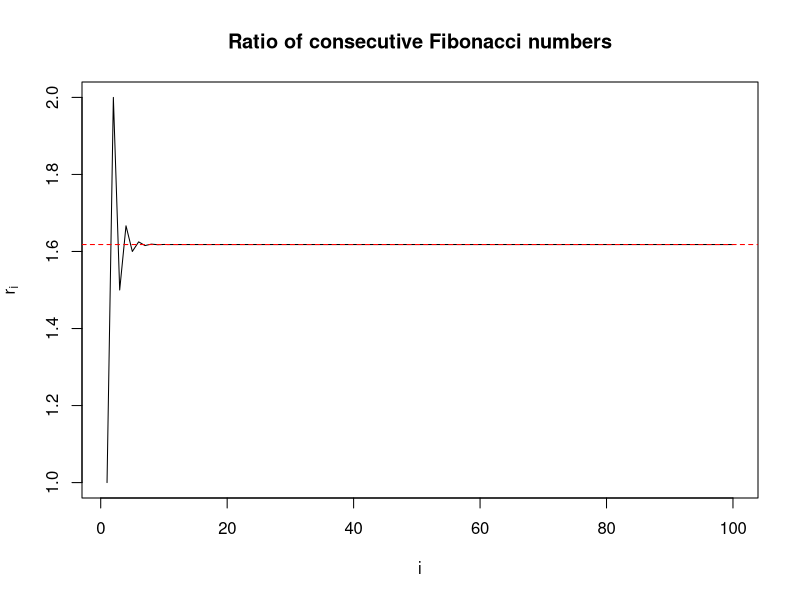
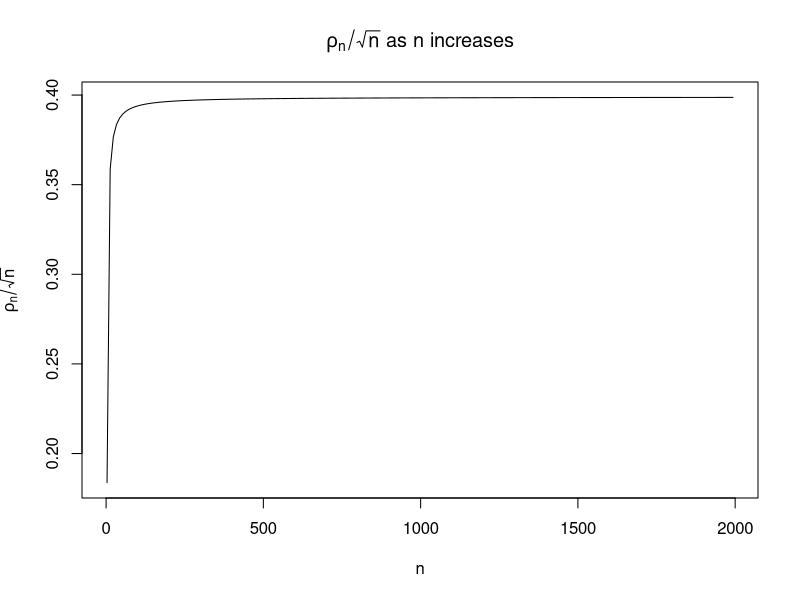
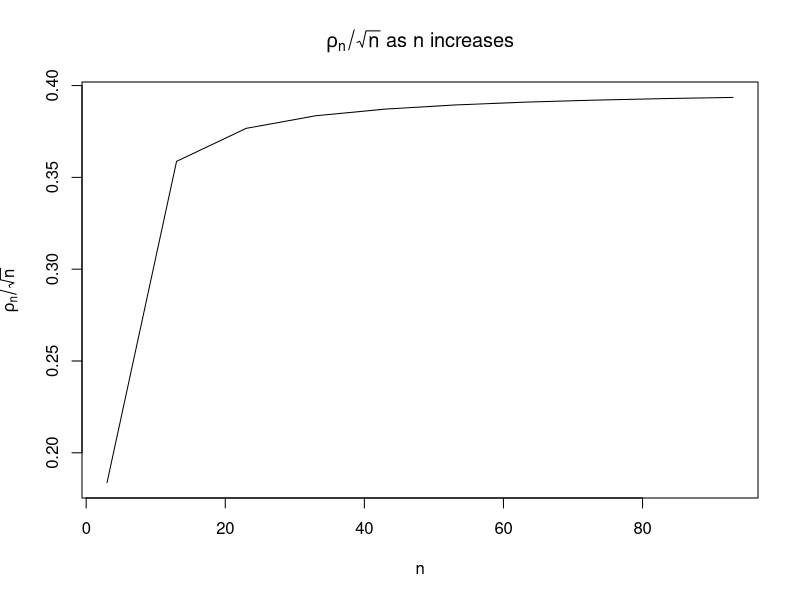
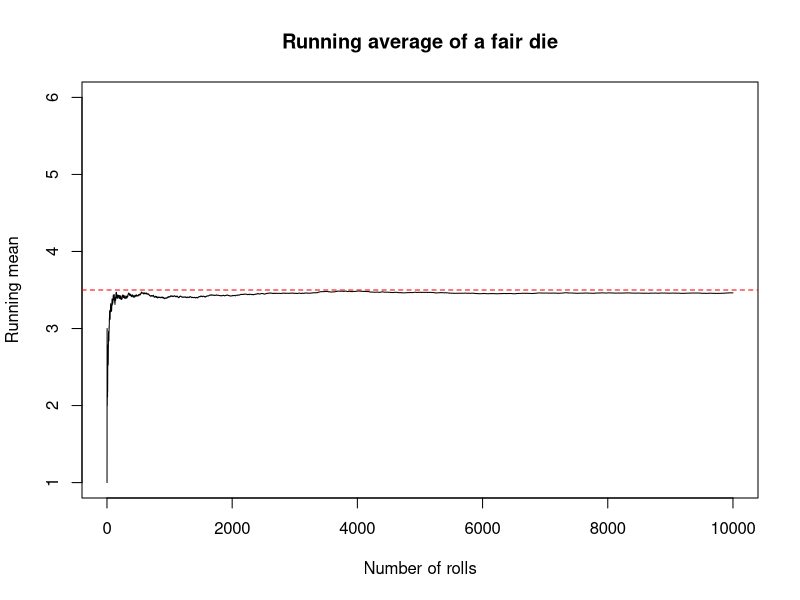
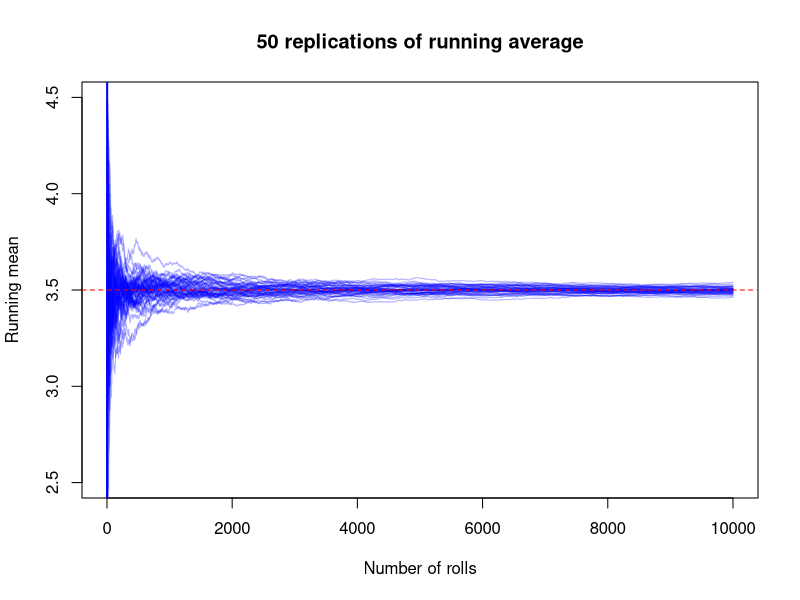
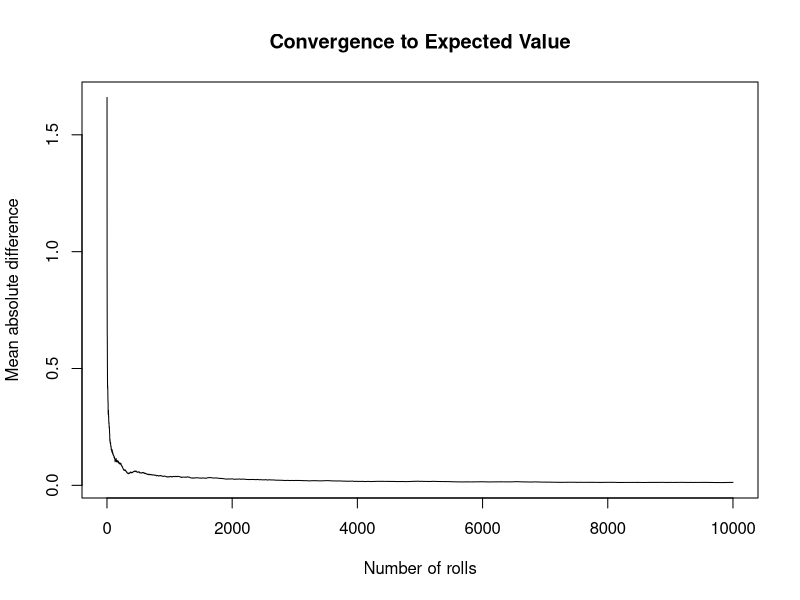
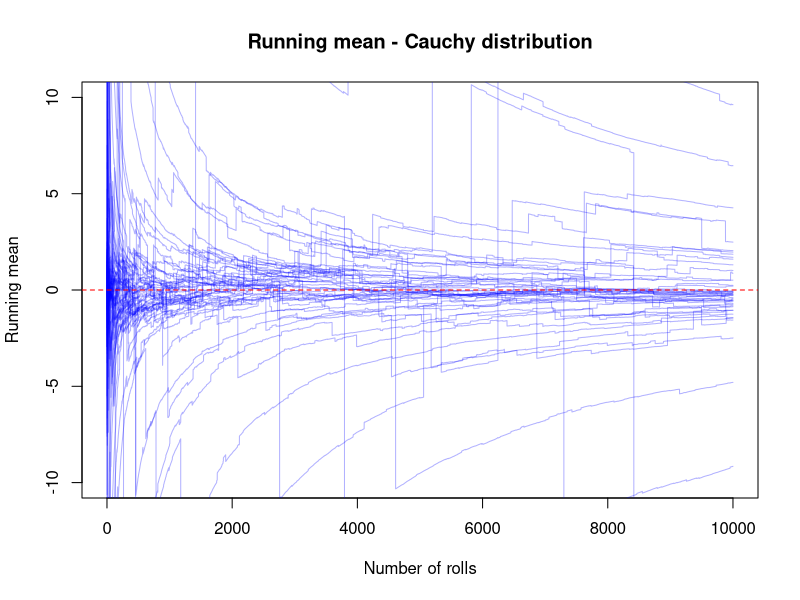
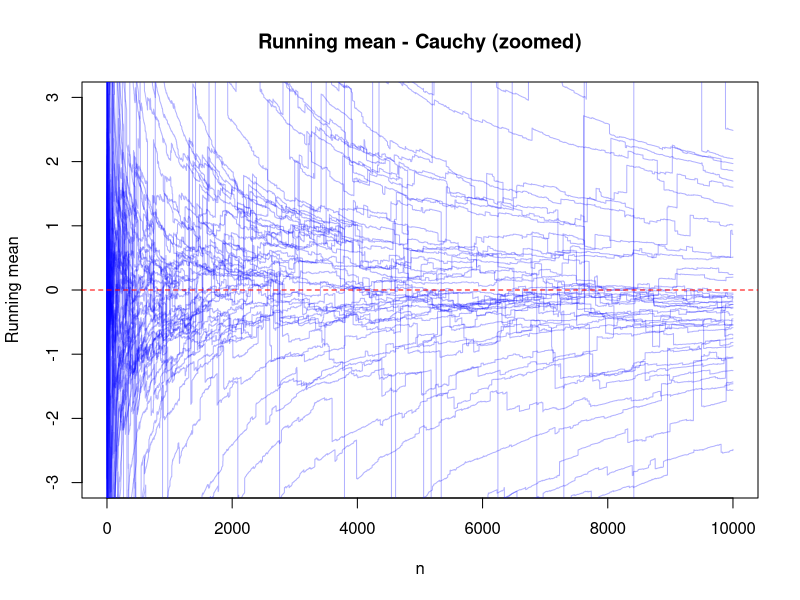

These charts were generated, in order, by the following R code:
## ---- chunk 1
knitr::opts_chunk$set(echo = TRUE)
## ---- chunk 2
# for version 
fibonacci_ratio_for <- function(n) {
  fib <- c(1, 1)
  if (n >= 2) {
    for (i in 3:(n + 1)) {
      fib[i] <- fib[i-1] + fib[i-2]
    }
  }
  ratios <- fib[2:(n+1)] / fib[1:n]
  return(ratios)
}

# while version
fibonacci_ratio_while <- function(n) {
  fib <- c(1, 1)
  i <- 3
  while (i <= n + 1) {
    fib[i] <- fib[i-1] + fib[i-2]
    i <- i + 1
  }
  ratios <- fib[2:(n+1)] / fib[1:n]
  return(ratios)
}
## ---- chunk 3
library(microbenchmark)

# Benchmark for n = 200
benchmark_200 <- microbenchmark(
  for_loop = fibonacci_ratio_for(200),
  while_loop = fibonacci_ratio_while(200),
  times = 100
)

print(benchmark_200)

# Benchmark for n = 2000
benchmark_2000 <- microbenchmark(
  for_loop = fibonacci_ratio_for(2000),
  while_loop = fibonacci_ratio_while(2000),
  times = 100
)

print(benchmark_2000)
## ---- chunk 4
# compute ratios for n=100
ratios_100 <- fibonacci_ratio_for(100)

# plot ratios
plot(ratios_100, type = "l",
     xlab = "i", ylab = expression(r[i]),
     main = "Ratio of consecutive Fibonacci numbers")

# mark convergence
abline(h = (1 + sqrt(5)) / 2, col = "red", lty = 2)
## ---- chunk 5
rho <- function(n) {
  gamma((n - 1) / 2) / (gamma(1 / 2) * gamma((n - 2) / 2))
}
## ---- chunk 6
rho(2000)
## ---- chunk 7
n_calculation_numerator <- function(n){
  result <- (gamma((n - 1)/2))
  print(result)
}

n_calculation_denominator <- function(n){
  result <- (gamma(1/2) * gamma((n-2)/2))
  print(result)
}

cat("Numerator result for n = 2000: \n")
n_calculation_numerator(2000)
cat("Denominator result for n = 2000: \n")
n_calculation_denominator(2000)
## ---- chunk 8
rho_stable <- function(n) {
  exp(lgamma((n - 1) / 2) - lgamma(1 / 2) - lgamma((n - 2) / 2))
}
rho_stable(2000)
## ---- chunk 9
n_vals <- seq(3, 2000, by = 10)
rho_vals <- sapply(n_vals, rho_stable)

plot(n_vals, rho_vals / sqrt(n_vals), type = "l",
     xlab = "n", ylab = expression(rho[n] / sqrt(n)),
     main = expression(rho[n] / sqrt(n) ~ "as n increases"))


n_vals <- seq(3, 100, by = 10)
rho_vals <- sapply(n_vals, rho_stable)

plot(n_vals, rho_vals / sqrt(n_vals), type = "l",
     xlab = "n", ylab = expression(rho[n] / sqrt(n)),
     main = expression(rho[n] / sqrt(n) ~ "as n increases"))

## ---- chunk 10
set.seed(42)
n <- 10000
rolls <- sample(1:6, n, replace = TRUE)
running_mean <- cumsum(rolls) / 1:n

plot(1:n, running_mean, type = "l",
     xlab = "Number of rolls", ylab = "Running mean",
     main = "Running average of a fair die",
     ylim = c(1, 6))
abline(h = 3.5, col = "red", lty = 2)
## ---- chunk 11
M <- 50
n <- 10000
paths <- matrix(NA, nrow = M, ncol = n)

for (m in 1:M) {
  rolls <- sample(1:6, n, replace = TRUE)
  paths[m, ] <- cumsum(rolls) / 1:n
}

plot(1:n, paths[1, ], type = "l", col = rgb(0,0,1,0.3),
     ylim = c(2.5, 4.5),
     xlab = "Number of rolls", ylab = "Running mean",
     main = "50 replications of running average")

# Add the remaining 49 paths
for (m in 2:M) {
  lines(1:n, paths[m, ], col = rgb(0,0,1,0.3))
}

abline(h = 3.5, col = "red", lty = 2)
## ---- chunk 12
abs_diff <- abs(paths - 3.5)
mean_abs_diff <- colMeans(abs_diff)

plot(1:ncol(paths), mean_abs_diff, type = "l",
     xlab = "Number of rolls", ylab = "Mean absolute difference",
     main = "Convergence to Expected Value")
## ---- chunk 13
set.seed(44)
epsilon <- 0.01
M <- 50
batch <- 100

n_current <- 0
proportion_outside <- 1
running_averages <- matrix(NA, nrow = M, ncol = batch)

while (proportion_outside >= 0.05) {
  n_current <- n_current + batch
  
  if (ncol(running_averages) < n_current) {
    running_averages <- cbind(running_averages, matrix(NA, nrow = M, ncol = batch))
  }
  
  for (m in 1:M) {
    new_rolls <- sample(1:6, batch, replace = TRUE)
    
    if (n_current == batch) {
      running_averages[m, 1:batch] <- cumsum(new_rolls) / (1:batch)
    } else {
      prev_sum <- running_averages[m, n_current - batch] * (n_current - batch)
      new_sums <- prev_sum + cumsum(new_rolls)
      running_averages[m, (n_current - batch + 1):n_current] <-
        new_sums / ((n_current - batch + 1):n_current)
    }
  }
  
  proportion_outside <- mean(abs(running_averages[, n_current] - 3.5) > epsilon)
}

cat("The loop terminated at n =", n_current,
    "with proportion outside epsilon =", proportion_outside, "\n")
## ---- chunk 14
set.seed(42)
M <- 50
n <- 10000
paths_cauchy <- matrix(NA, nrow = M, ncol = n)

for (m in 1:M) {
  draws <- rcauchy(n)
  paths_cauchy[m, ] <- cumsum(draws) / 1:n
}

plot(1:n, paths_cauchy[1, ], type = "l", col = rgb(0,0,1,0.3),
     ylim = c(-10, 10),
     xlab = "Number of rolls", ylab = "Running mean",
     main = "Running mean - Cauchy distribution")
for (m in 2:M) {
  lines(1:n, paths_cauchy[m, ], col = rgb(0,0,1,0.3))
}
abline(h = 0, col = "red", lty = 2)
plot(1:n, paths_cauchy[1, ], type = "l", col = rgb(0,0,1,0.3),
     ylim = c(-3, 3),
     xlab = "n", ylab = "Running mean",
     main = "Running mean - Cauchy (zoomed)")

for (m in 2:M) {
  lines(1:n, paths_cauchy[m, ], col = rgb(0,0,1,0.3))
}
abline(h = 0, col = "red", lty = 2)
## ---- chunk 15
set.seed(44)
M <- 100
n_vals <- c(100, 1000, 10000)

for (n in n_vals) {
  sample_means <- replicate(M, mean(sample(1:6, n, replace = TRUE)))
  hist(sample_means, main = paste("n =", n),
       xlab = "Sample mean", freq = FALSE,
       col = "lightblue",
       xlim = c(3, 4),  
       breaks = 20)
  curve(dnorm(x, mean = 3.5, sd = sqrt(35/12/n)),
        add = TRUE, col = "red", lwd = 2)
}
## ---- chunk 16
mu <- (1 + 2 + 3 + 4 + 5 + 6) / 6
cat("Calculated mean: ", mu, "\n")

variance <- ((1^2 + 2^2 + 3^2 + 4^2 + 5^2 + 6^2)/6) - mu^2
cat("Calculated variance: ", variance, "\n")
## ---- chunk 17
set.seed(44)
mu <- 3.5
sigma2 <- 35/12
n_vals <- c(100, 1000, 10000)
M_vals <- c(100, 1000, 10000)

par(mfrow = c(3, 3), mar = c(4, 4, 2, 1))
for (n in n_vals) {
  for (M in M_vals) {
    Zn <- replicate(M, {
      rolls <- sample(1:6, n, replace = TRUE)
      (mean(rolls) - mu) / sqrt(sigma2 / n)
    })
    hist(Zn, main = paste("n =", n, ", M =", M),
         xlab = expression(Z[n]), freq = FALSE,
         col = "lightblue", xlim = c(-4, 4))
    curve(dnorm(x), add = TRUE, col = "red", lwd = 2)
  }
}
par(mfrow = c(1, 1))
## ---- chunk 18
kwtest <- function (x, g, ...) 
{
    if (is.list(x)) {
        if (length(x) < 2L) 
            stop("'x' must be a list with at least 2 elements")
        if (!missing(g)) 
            warning("'x' is a list, so ignoring argument 'g'")
        if (!all(sapply(x, is.numeric))) 
            warning("some elements of 'x' are not numeric and will be coerced to numeric")
        k <- length(x)
        l <- lengths(x)
        if (any(l == 0L)) 
            stop("all groups must contain data")
        g <- factor(rep.int(seq_len(k), l))
        x <- unlist(x)
    }
    else {
        if (length(x) != length(g)) 
            stop("'x' and 'g' must have the same length")
        g <- factor(g)
        k <- nlevels(g)
        if (k < 2L) 
            stop("all observations are in the same group")
    }
    n <- length(x)
    if (n < 2L) 
        stop("not enough observations")
    r <- rank(x)
    TIES <- table(x)
    STATISTIC <- sum(tapply(r, g, sum)^2/tapply(r, g, length))
    STATISTIC <- ((12 * STATISTIC/(n * (n + 1)) - 3 * (n + 1))/(1 - 
        sum(TIES^3 - TIES)/(n^3 - n)))
    PARAMETER <- k - 1L
    PVAL <- pchisq(STATISTIC, PARAMETER, lower.tail = FALSE)
    names(STATISTIC) <- "Kruskal-Wallis chi-squared"
    names(PARAMETER) <- "df"
    RVAL <- list(statistic = STATISTIC, parameter = PARAMETER, 
        p.value = PVAL, method = "Kruskal-Wallis rank sum test")
    return(RVAL)
}
## ---- chunk 19
# x as list
x_list <- list(
  group1 = c(15, 3, 9),
  group2 = c(7, 2, 10),
  group3 = c(1, 8, 4)
)

result_list <- kwtest(x = x_list)


# x as vector with G
x_vec <- unlist(x_list)
g_vec <- factor(rep(seq_along(x_list), lengths(x_list)))

result_vec <- kwtest(x = x_vec, g = g_vec)


# Compare results
cat("--- RESULTS LIST ---\n")
print(result_list)

cat("--- RESULTS VECTOR ---\n")
print(result_vec)
## ---- chunk 20
kwtest_better <- function(x, g) {
  if (!is.numeric(x))
    stop("'x' must be numeric")
  if (length(x) != length(g))
    stop("'x' and 'g' must have the same length")

  g <- factor(g)
  k <- nlevels(g)
  if (k < 2L)
    stop("all observations are in the same group")

  n <- length(x)
  if (n < 2L)
    stop("not enough observations")

  r  <- rank(x)
  ni <- tabulate(g)
  Ri <- vapply(split(r, g), sum, numeric(1))

  H <- (12 / (n * (n + 1))) * sum(Ri^2 / ni) - 3 * (n + 1)

  ti <- tabulate(match(x, sort(unique(x))))
  H  <- H / (1 - sum(ti^3 - ti) / (n^3 - n))

  PARAMETER <- k - 1L
  PVAL      <- pchisq(H, PARAMETER, lower.tail = FALSE)

  names(H)         <- "Kruskal-Wallis chi-squared"
  names(PARAMETER) <- "df"

  list(
    statistic = H,
    parameter = PARAMETER,
    p.value   = PVAL,
    method    = "Kruskal-Wallis rank sum test"
  )
}

# test our new function
kwtest_better(x_vec, g_vec)
## ---- chunk 21
set.seed(1234)
m <- 1000 # number of repetitions
n <- 50   # number of individuals
X <- matrix(rt(m * n, df = 10), nrow = m)
grp <- rep(1:3, c(20, 20, 10))
## ---- chunk 22
kwtest_bulk <- function(X, g) {
  apply(X, 1, function(x) {
    stats:::kruskal.test.default(x, g)$statistic
  })
}

# Run
H <- kwtest_bulk(X, grp)
head(H)
## ---- chunk 23
kwtest_bulk_2 <- function(X, g) {
  apply(X, 1, function(x) {
    kwtest_better(x, g)$statistic
  })
}

# Run
H <- kwtest_bulk_2(X, grp)
head(H)
## ---- chunk 24
# Benchmark kwtest
benchmark_kwtest <- microbenchmark(
  kwtest_bulk_lib = kwtest_bulk(X, grp),
  kwtest_bulk_custom = kwtest_bulk_2(X, grp),
  times = 20
)

print(benchmark_kwtest)
## ---- chunk 25
kwtest_vectorized <- function(X, g) {
  m <- nrow(X)
  n <- ncol(X)
  g <- factor(g)
  k <- nlevels(g)
  ni <- tabulate(g)

  # Rank all rows at once: m x n matrix
  R <- t(apply(X, 1, rank))

  # Group indicator matrix: n x k (one column per group)
  G <- model.matrix(~ g - 1)

  # Rank sums per group per experiment: m x k
  # Each row of R %*% G gives the k rank sums for that experiment
  Ri <- R %*% G

  # H statistic (vectorized over all m experiments)
  H <- (12 / (n * (n + 1))) * drop(Ri^2 %*% (1 / ni)) - 3 * (n + 1)

  # Tie correction (per row — hard to avoid apply here)
  tie_corr <- apply(X, 1, function(x) {
    ti <- tabulate(match(x, sort(unique(x))))
    sum(ti^3 - ti) / (n^3 - n)
  })

  H / (1 - tie_corr)
}


benchmark_kwtest_with_vec <- microbenchmark(
  kwtest_bulk_lib         = kwtest_bulk(X, grp),
  kwtest_bulk_custom      = kwtest_bulk_2(X, grp),
  kwtest_bulk_vectorized  = kwtest_vectorized(X, grp),
  times = 20L
)

print(benchmark_kwtest_with_vec)
